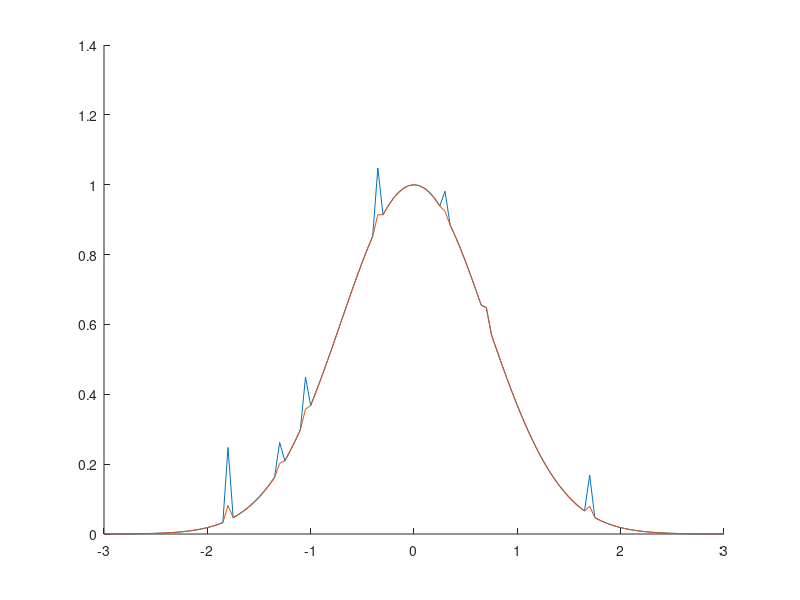
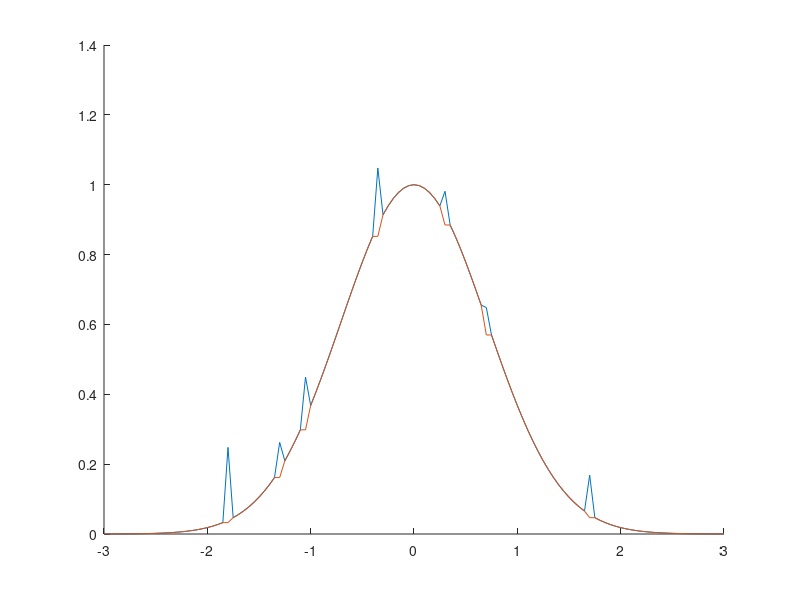

The MATLAB script that drew these images, in order:
function lab8()
    F = 3;
    dt = 0.05;
    x = -F:dt:F;
    yx = mygaussignal(x);
    uxbase = mygaussignal(x);
    ux = mygaussignal(x);
    N = length(yx);

    a = 0.25;
    epsv = 0.05;

    px = a .* rand(1, 7);

    pos = [25, 35, 40, 54, 67, 75, 95];
    pxx = length(pos);

    for i = 1:1:pxx
        ux(pos(i)) = ux(pos(i)) + px(i);
        uxbase(pos(i)) = uxbase(pos(i)) + px(i);
    end

    for i = 1:1:N
        smthm = mean(ux, i);

        if (abs(ux(i) - smthm) > epsv)
            ux(i) = smthm;
        end

    end

    figure
    hold on;
    plot(x, uxbase);
    plot(x, ux);
    hold off;

    uxbase = mygaussignal(x);
    ux = mygaussignal(x);

    for i = 1:1:pxx
        ux(pos(i)) = ux(pos(i)) + px(i);
        uxbase(pos(i)) = uxbase(pos(i)) + px(i);
    end

    for i = 1:1:N
        smthm = med(uxbase, i);

        if (abs(ux(i) - smthm) > epsv)
            ux(i) = smthm;
        end

    end

    figure
    hold on;
    plot(x, uxbase);
    plot(x, ux);
    hold off;
end

function y = mean(ux, i)
    r = 0;
    imin = i - 2;
    imax = i + 2;

    for j = imin:1:imax

        if (j > 0 && j < (length(ux) + 1))
            r = r + ux(j);
        end

    end

    r = r / 5;
    y = r;
end

function y = mygaussignal(x)
    a = 1;
    sigma = 1;
    y = a * exp(-x.^2 / sigma^2);
end

function y = med(ux, i)
    imin = i - 1;
    imax = i + 1;
    ir = 0;

    if (imin < 1)
        ir = ux(imax);
    else

        if (imax > length(ux))
            ir = ux(imin);
        else

            if (ux(imax) > ux(imin))
                ir = ux(imin);
            else
                ir = ux(imax);
            end

        end

    end

    y = ir;
end
